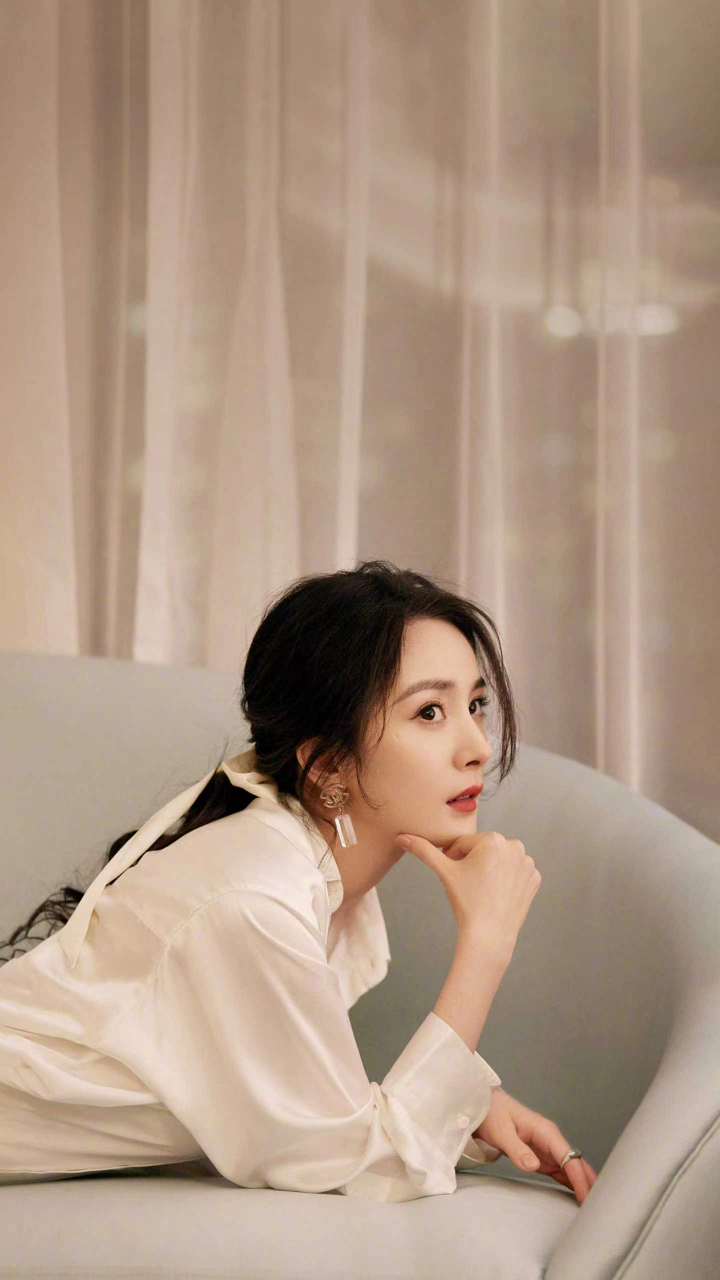
#> input picture 54-王睿琦-武汉/week3/yangmi.jpg, 1440 x 2560 px (shown at 1/2 size)
$ python sobel_bianyuanjiance.py   (older library calls are emulated)
#> lines starting #> are read from the running program, lines starting #| are printed output that depends on the picture
import cv2

img1 = cv2.imread("yangmi.jpg", 0) #读图
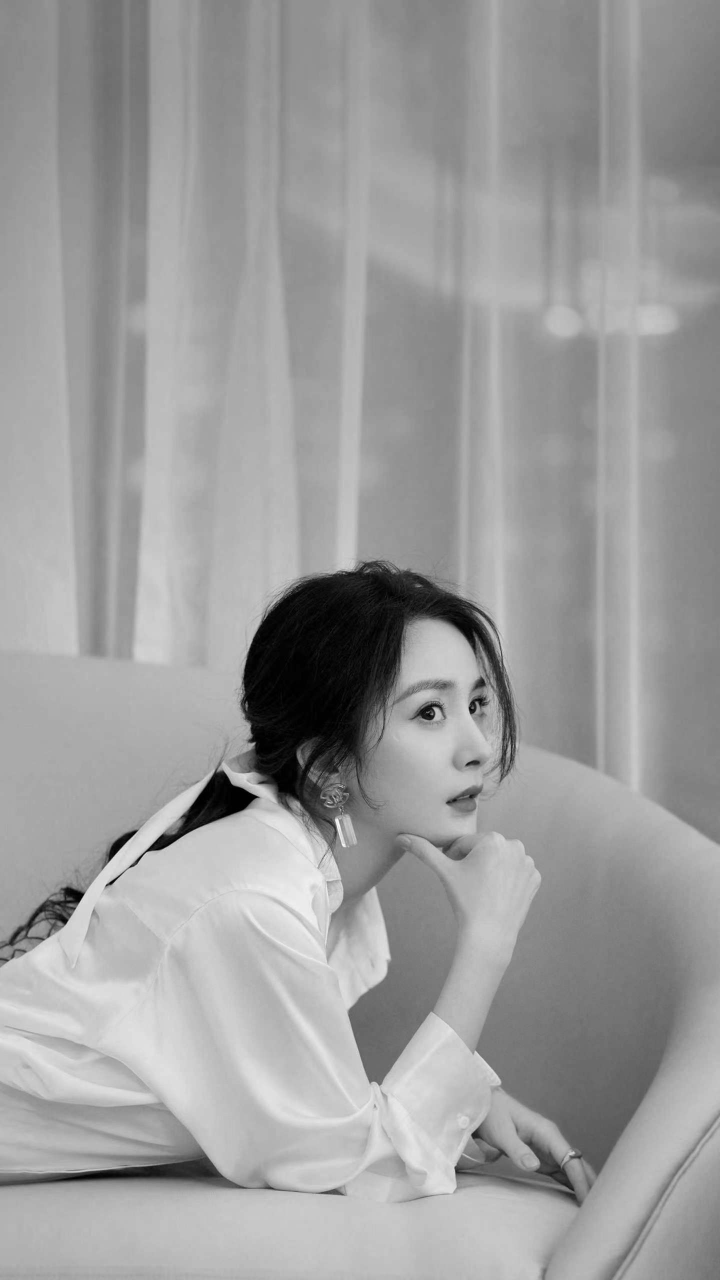
#> img1: shape (2560, 1440) (shown at 1/2 size); min 0, max 255, mean 156.3
img = cv2.resize(img1, (540, 960)) #缩放
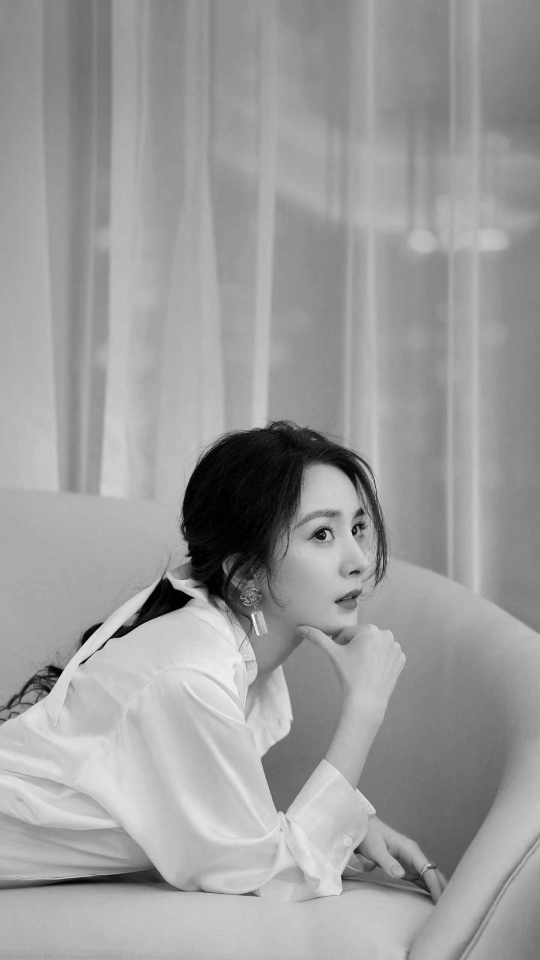
#> img: shape (960, 540); min 0, max 247, mean 156.3

x = cv2.Sobel(img, cv2.CV_16S, 1, 0)
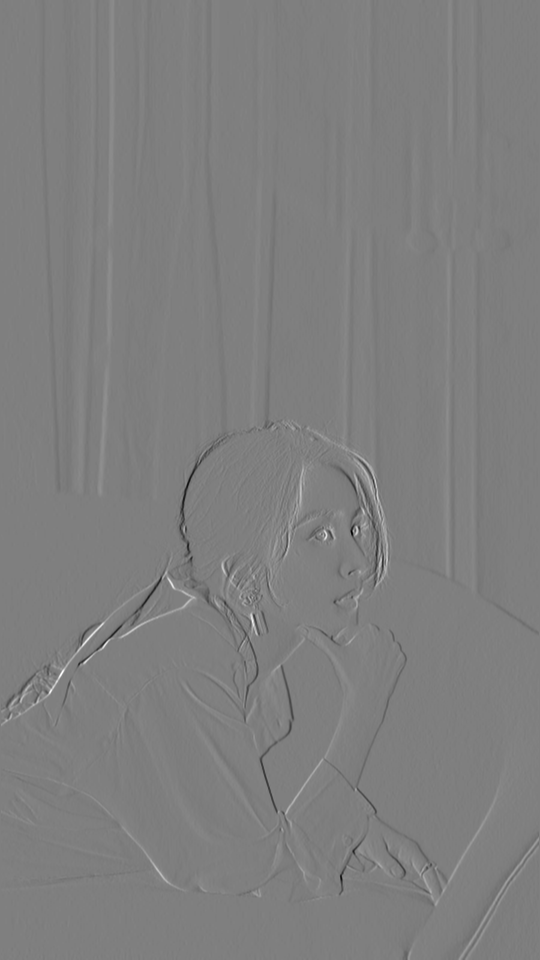
#> x: shape (960, 540) int16; min -769, max 774, mean -0.4; drawn with min black and max white
y = cv2.Sobel(img, cv2.CV_16S, 0, 1)

"""
Sobel函数求完导数后会有负值，还有会大于255的值。
而原图像是uint8，即8位无符号数(范围在[0,255])，所以Sobel建立的图像位数不够，会有截断。
因此要使用16位有符号的数据类型，即cv2.CV_16S。

dst = cv2.Sobel( src, ddepth, dx, dy[,ksize[, scale[, delta[, borderType]]]] )
式中：
 dst 代表目标图像。
 src 代表原始图像。
 ddepth 代表输出图像的深度。
 dx 代表 x 方向上的求导阶数。
 dy 代表 y 方向上的求导阶数。
 ksize 代表 Sobel 核的大小。该值为-1 时，则会使用 Scharr 算子进行运算。
 scale 代表计算导数值时所采用的缩放因子，默认情况下该值是 1，是没有缩放的。
 delta 代表加在目标图像 dst 上的值，该值是可选的，默认为 0。
 borderType 代表边界样式。
"""

absX = cv2.convertScaleAbs(x)
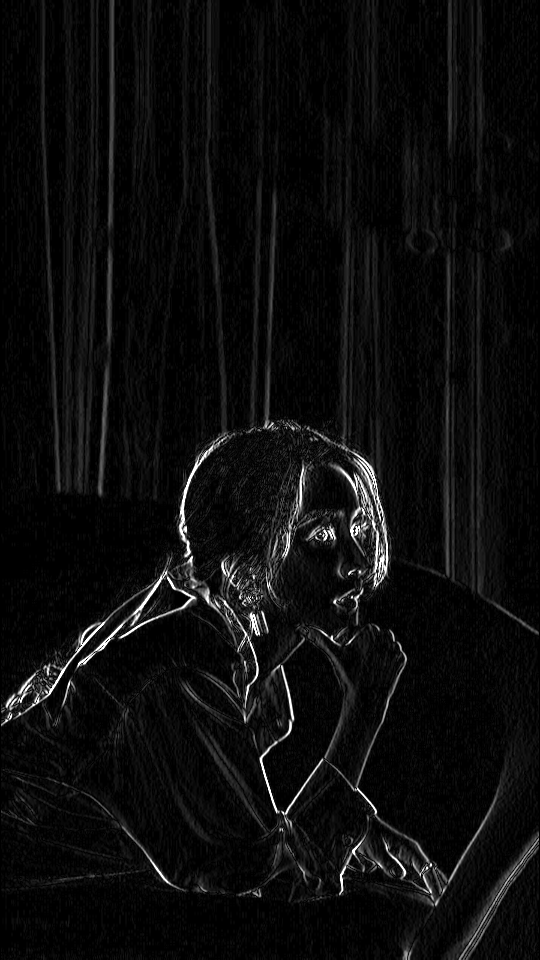
#> absX: shape (960, 540); min 0, max 255, mean 12.6
absY = cv2.convertScaleAbs(y)
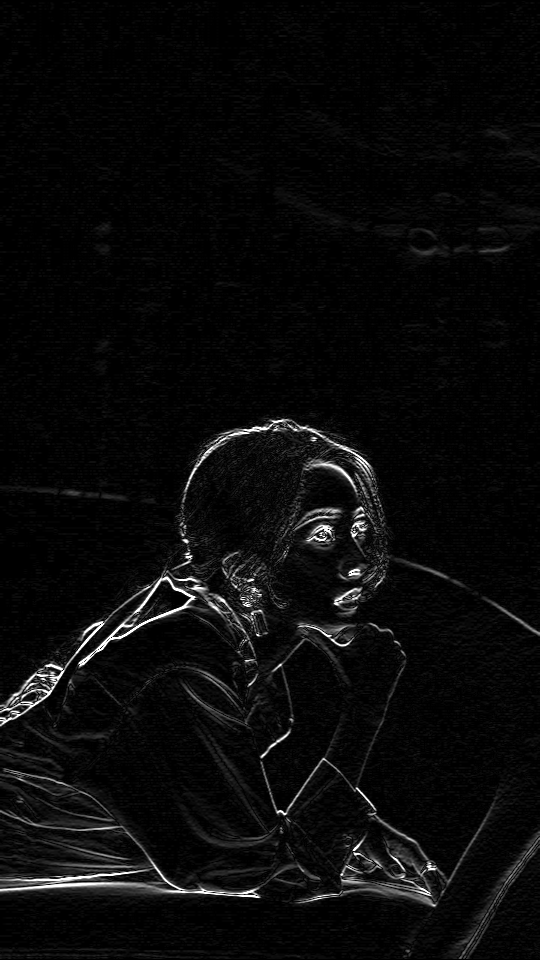
#> absY: shape (960, 540); min 0, max 255, mean 10
'''
在经过处理后，别忘了用convertScaleAbs()函数将其转回原来的uint8形式。
否则将无法显示图像，而只是一副灰色的窗口。
dst = cv2.convertScaleAbs(src[, dst[, alpha[, beta]]])
其中可选参数alpha是伸缩系数，beta是加到结果上的一个值。结果返回uint8类型的图片。
'''

dst = cv2.addWeighted(absX, 0.5, absY, 0.5, 0)
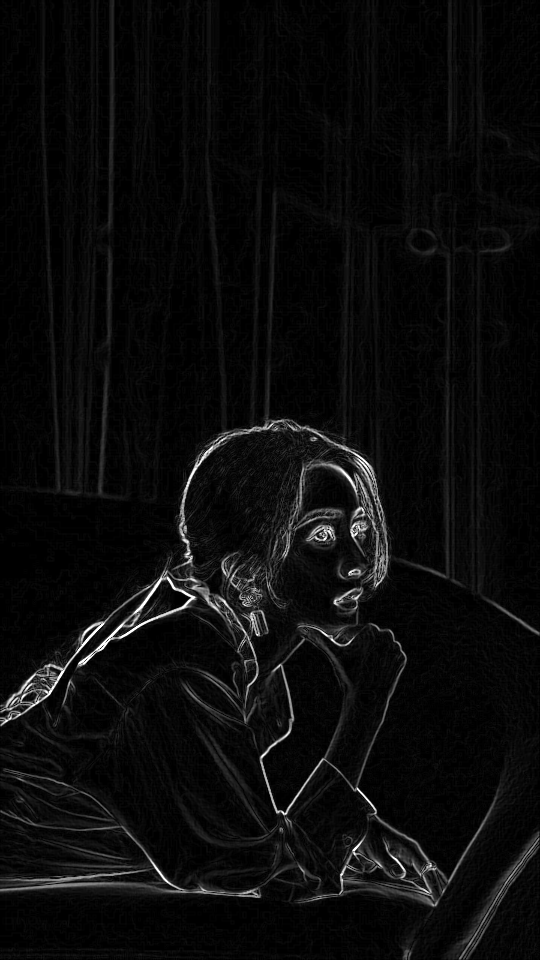
#> dst: shape (960, 540); min 0, max 255, mean 11.3
'''
由于Sobel算子是在两个方向计算的，最后还需要用cv2.addWeighted(...)函数将其组合起来
。其函数原型为：
dst = cv2.addWeighted(src1, alpha, src2, beta, gamma[, dst[, dtype]])
其中alpha是第一幅图片中元素的权重，beta是第二个的权重，
gamma是加到最后结果上的一个值。
'''

cv2.imshow("absX", absX)
cv2.imshow("absY", absY)

cv2.imshow("Result", dst)

cv2.waitKey(0)
cv2.destroyAllWindows()
